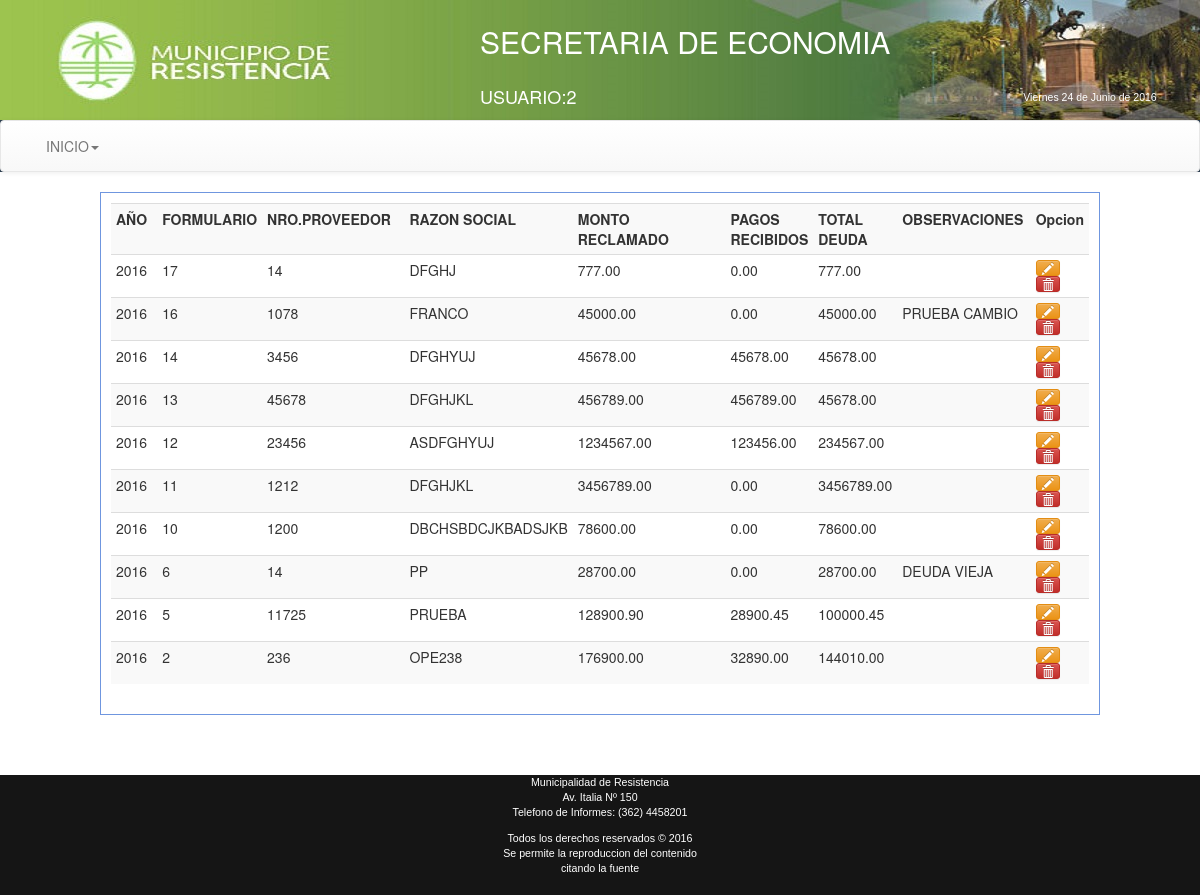
/Economia/views/frmModificarFormulario.php (signed in), run on the app's committed database.
### tables this page shows
CREATE TABLE IF NOT EXISTS `resumensg` (
  `idresumensg` int(11) NOT NULL AUTO_INCREMENT,
  `nroform` int(11) NOT NULL,
  `anioform` int(4) NOT NULL,
  `nroprov` int(11) NOT NULL,
  `razonsocial` varchar(60) NOT NULL,
  `fechapresenta` date NOT NULL,
  `montoreclamado` float(12,2) NOT NULL,
  `pagosrecibidos` float(12,2) NOT NULL,
  `totaldeuda` float(12,2) NOT NULL,
  `observaciones` varchar(100) NOT NULL,
  PRIMARY KEY (`idresumensg`)
);

### Economia/views/frmModificarFormulario.php (the view, shortened to what this page needs)
<!DOCTYPE html PUBLIC "-//W3C//DTD XHTML 1.0 Transitional//EN" "http://www.w3.org/TR/xhtml1/DTD/xhtml1-transitional.dtd">
<html xmlns="http://www.w3.org/1999/xhtml">
<head>
<link rel="stylesheet" type="text/css" href="../css/estilo.css">
<link rel="stylesheet" type="text/css" href="../bootstrap/css/bootstrap.css">
<link rel="stylesheet" type="text/css" href="../bootstrap/css/bootstrap.min.css">
<link rel="stylesheet" type="text/css" href="../bootstrap/css/bootstrap-theme.css">
<link rel="stylesheet" type="text/css" href="../bootstrap/css/bootstrap-theme.min.css">
</head>
<body class="body" style=" background-image: url(../images/bgcity.jpg);
  background-attachment: fixed;">
<header>
<table width="100%" height="120" border="0" background="../images/header2015.jpg">
<tr><td width="40%"></td>
<td><div align="left" style="color:#ffffff;" ><p><h2>SECRETARIA DE ECONOMIA</h2></p>
 </div></td>
</tr>
<tr><td width="40%"></td>
<td><div align="left" style="color:#ffffff;" ><p><h4>USUARIO:<?php echo $_SESSION["apynom"]?></h4></p>
 </div></td>
 <td><div align="left" style="color:#ffffff;" >
<p><h5>
</h5></p>
 </div></td>
</tr>
</table>
<nav class="navbar navbar-default">
<div class="container-fluid">
<div class="collapse navbar-collapse" id="navbar-1">
 <ul class="nav navbar-nav">
 <li class="dropdown">
   <a href="#" class="dropdown-toggle" data-toggle="dropdown" role="button">INICIO<span class="caret"></span></a>
 </li>
 </ul>
 </div>
 </div>
 </nav>
</header>
<body>
    <div class="registros" id="agrega-registros">
        <table class="table table-striped table-condensed table-hover">
         <tr>
          <th width="80">AÑO</th>
          <th width="80">FORMULARIO</th>
          <th width="200">NRO.PROVEEDOR</th>
          <th width="150">RAZON SOCIAL</th>
          <th width="500">MONTO RECLAMADO</th>
          <th width="80">PAGOS RECIBIDOS</th>
          <th width="80">TOTAL DEUDA</th>
          <th width="150">OBSERVACIONES</th>
          <th width="20">Opcion</th>
         </tr>
          <?php
            $conexion=Conectarse();
            $queryu="SELECT * FROM resumensg ORDER BY anioform desc, nroform desc";
            $registro = mysqli_query($conexion,$queryu);
            while($registro2 = mysqli_fetch_array($registro)){
                echo '<tr>
                        <td>'.$registro2['anioform'].'</td>
                        <td>'.$registro2['nroform'].'</td>
                        <td>'.$registro2['nroprov'].'</td>
                        <td>'.$registro2['razonsocial'].'</td>
                        <td>'.$registro2['montoreclamado'].'</td>
                        <td>'.$registro2['pagosrecibidos'].'</td>
						<td>'.$registro2['totaldeuda'].'</td>
                        <td>'.$registro2['observaciones'].'</td>
                        <td><a href="javascript:editarFSG('.$registro2['idresumensg'].');" class="btn btn-warning btn-xs"><i class="glyphicon glyphicon-pencil"></i></a> <a
						href="javascript:eliminarFactura('.$registro2['idresumensg'].');" class="btn btn-danger btn-xs"><i class="glyphicon glyphicon-trash"></i></a></td>
                    </tr>';
            }
        ?>
       </table>
    </div>
    <br>
<br><br>
<small>
<div class="row" style="height:120px; background-color:#151515;color:#ffffff; font-family:Arial;font-size:8pt;">
<div class="col-md-12" align="center">
    <p>Municipalidad de Resistencia<br />
    Av. Italia Nº 150<br />
    Telefono de Informes: (362) 4458201</p>
    <p>Todos los derechos reservados &copy; 2016<br />
      Se permite la reproduccion del contenido<br />
      citando la fuente
    </p>
  </div>
</div>
</small>
</body>
</html>

### Economia/css/estilo.css (style rules this page uses)
body { background:#2c3e50; color:#fff; margin:0px; font-family:"Trebuchet MS", Arial, Helvetica, sans-serif; min-width:1000px; }
header { background:#2c3e50; color:#fff; }
.registros { margin:auto; width:1000px; margin-top:20px; border:1px solid #6F96DF; height:auto; padding:10px; }

### data on the page
resumensg: anioform "2016", nroform "17", nroprov "14", razonsocial "DFGHJ", montoreclamado "777.00", pagosrecibidos "0.00", totaldeuda "777.00"
resumensg: anioform "2016", nroform "16", nroprov "1078", razonsocial "FRANCO", montoreclamado "45000.00", pagosrecibidos "0.00", totaldeuda "45000.00", observaciones "PRUEBA CAMBIO"
resumensg: anioform "2016", nroform "14", nroprov "3456", razonsocial "DFGHYUJ", montoreclamado "45678.00", pagosrecibidos "45678.00", totaldeuda "45678.00"
resumensg: anioform "2016", nroform "13", nroprov "45678", razonsocial "DFGHJKL", montoreclamado "456789.00", pagosrecibidos "456789.00", totaldeuda "45678.00"
resumensg: anioform "2016", nroform "12", nroprov "23456", razonsocial "ASDFGHYUJ", montoreclamado "1234567.00", pagosrecibidos "123456.00", totaldeuda "234567.00"
resumensg: anioform "2016", nroform "11", nroprov "1212", razonsocial "DFGHJKL", montoreclamado "3456789.00", pagosrecibidos "0.00", totaldeuda "3456789.00"
resumensg: anioform "2016", nroform "10", nroprov "1200", razonsocial "DBCHSBDCJKBADSJKB", montoreclamado "78600.00", pagosrecibidos "0.00", totaldeuda "78600.00"
resumensg: anioform "2016", nroform "6", nroprov "14", razonsocial "PP", montoreclamado "28700.00", pagosrecibidos "0.00", totaldeuda "28700.00", observaciones "DEUDA VIEJA"
resumensg: anioform "2016", nroform "5", nroprov "11725", razonsocial "PRUEBA", montoreclamado "128900.90", pagosrecibidos "28900.45", totaldeuda "100000.45"
resumensg: anioform "2016", nroform "2", nroprov "236", razonsocial "OPE238", montoreclamado "176900.00", pagosrecibidos "32890.00", totaldeuda "144010.00"

### other printed values
$_SESSION["apynom"] "2"
